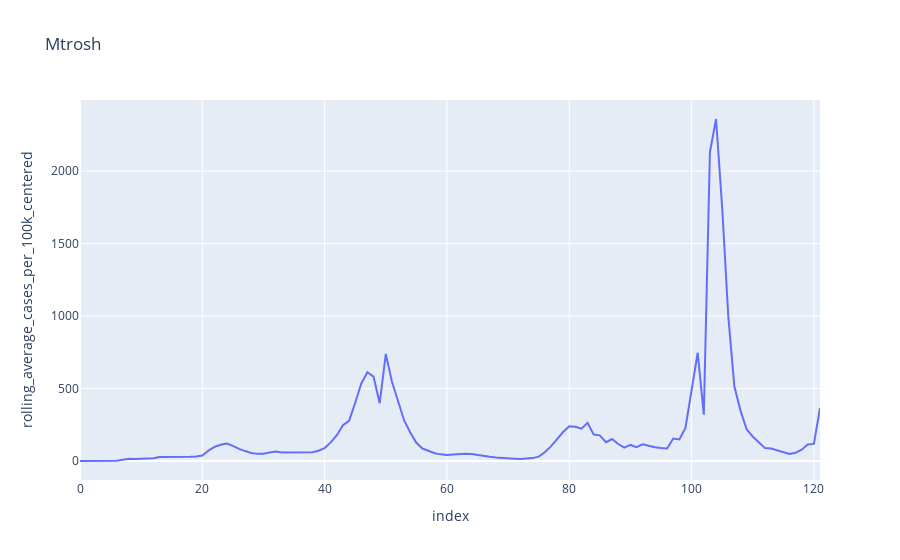

Source (notebook cell):
### Code cell
fig = px.line(Sandy_kent, x=Sandy_kent.index, y="rolling_average_cases_per_100k_centered", title = "Mtrosh")
fig.show()

### Figure 1 — Plotly figure (JSON) as saved in the notebook; plotly's stock layout.template omitted (floating-point values rounded to 4 significant figures)
{"data": [{"hovertemplate": "index=%{x}<br>rolling_average_cases_per_100k_centered=%{y}<extra></extra>", "legendgroup": "", "line": {"color": "#636efa", "dash": "solid"}, "marker": {"symbol": "circle"}, "mode": "lines", "name": "", "orientation": "v", "showlegend": false, "type": "scatter", "x": [0, 1, 2, 3, 4, 5, 6, 7, 8, 9, 10, 11, 12, 13, 14, 15, 16, 17, 18, 19, 20, 21, 22, 23, 24, 25, 26, 27, 28, 29, 30, 31, 32, 33, 34, 35, 36, 37, 38, 39, 40, 41, 42, 43, 44, 45, 46, 47, 48, 49, 50, 51, 52, 53, 54, 55, 56, 57, 58, 59, 60, 61, 62, 63, 64, 65, 66, 67, 68, 69, 70, 71, 72, 73, 74, 75, 76, 77, 78, 79, 80, 81, 82, 83, 84, 85, 86, 87, 88, 89, 90, 91, 92, 93, 94, 95, 96, 97, 98, 99, 100, 101, 102, 103, 104, 105, 106, 107, 108, 109, 110, 111, 112, 113, 114, 115, 116, 117, 118, 119, 120, 121], "xaxis": "x", "y": [0, 0, 0.03851, 0.05991, 0.06847, 0.4108, 2.046, 8.995, 15.68, 14.14, 14.3, 15.59, 19.39, 27.74, 27.14, 27.8, 27.69, 25.66, 29.13, 31.3, 37.88, 71.28, 97.7, 112.1, 121.0, 104.6, 83.26, 68.52, 55.81, 49.16, 50.33, 58.04, 65.1, 58.81, 59.07, 58.39, 58.98, 63.41, 61.07, 70.71, 89.08, 128.4, 178.0, 247.5, 277.5, 401.5, 534.6, 612.4, 581.8, 398.1, 738.6, 548.7, 405.0, 279.8, 197.2, 125.9, 86.04, 67.54, 53.65, 45.75, 41.73, 44.23, 47.59, 49.5, 48.36, 41.89, 32.33, 29.41, 24.77, 19.92, 16.37, 15.41, 13.13, 16.13, 19.89, 30.16, 60.22, 101.1, 152.5, 199.7, 239.2, 236.4, 222.7, 263.2, 182.1, 177.0, 129.3, 151.4, 117.0, 92.52, 110.7, 94.91, 114.9, 103.0, 95.49, 89.82, 86.24, 154.9, 148.7, 227.9, 479.0, 746.8, 319.9, 2130.0, 2359.0, 1751.0, 999.2, 514.1, 347.7, 218.5, 169.4, 131.8, 89.0, 86.27, 73.44, 57.11, 48.84, 57.21, 77.59, 113.6, 117.7, 365.7], "yaxis": "y"}], "layout": {"legend": {"tracegroupgap": 0}, "title": {"text": "Mtrosh"}, "xaxis": {"anchor": "y", "domain": [0, 1], "title": {"text": "index"}}, "yaxis": {"anchor": "x", "domain": [0, 1], "title": {"text": "rolling_average_cases_per_100k_centered"}}}}
